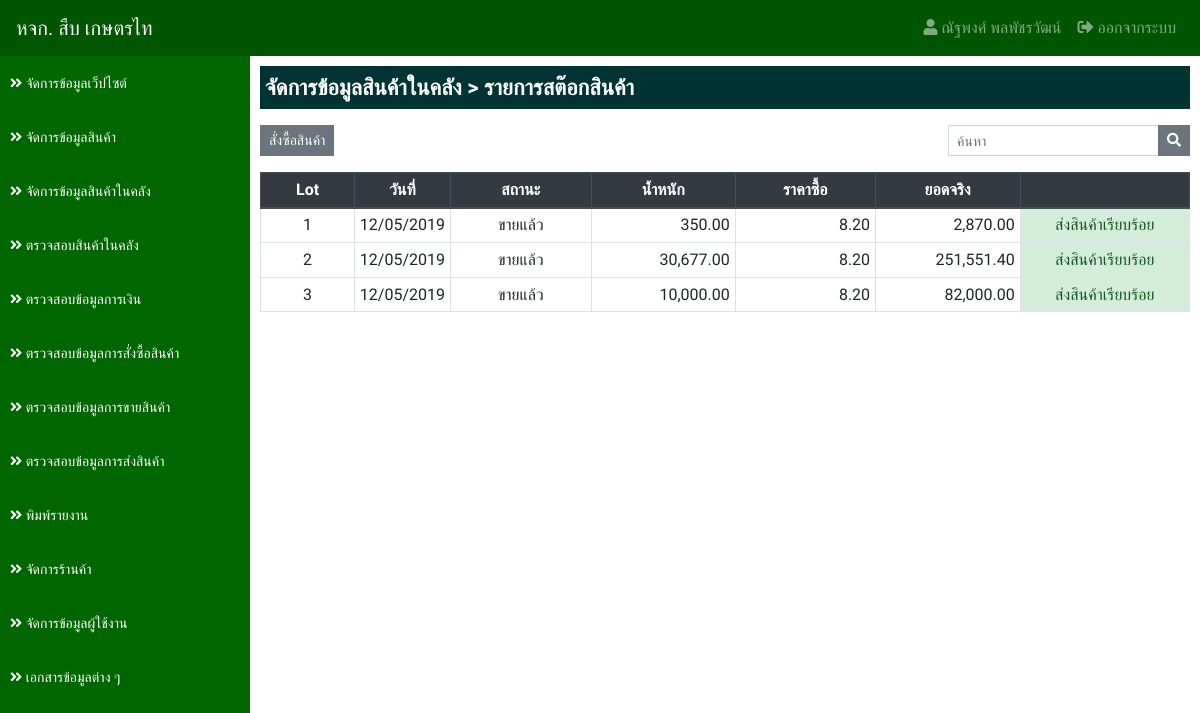
Page /?app=stock&action=manage_stock_list&id=3 (signed in) on the earlier database version.
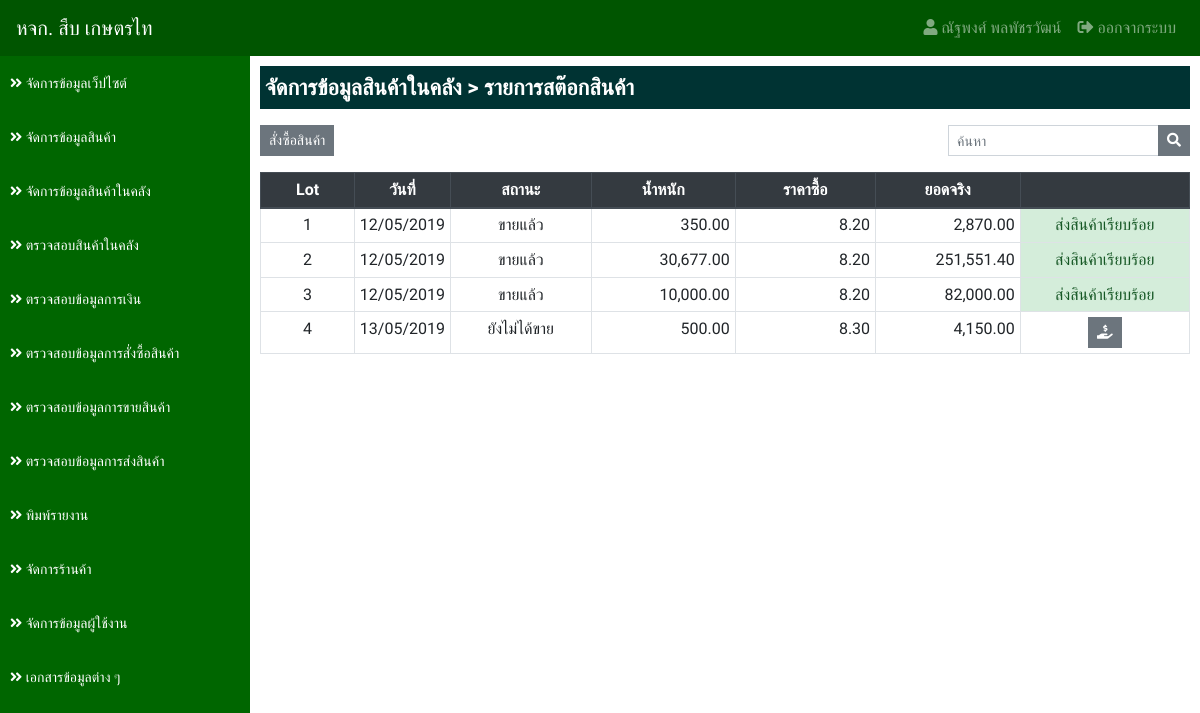
Same page on the later database version.
### tables this page shows
CREATE TABLE `lot_tb` (
  `lot_id` int(11) NOT NULL,
  `products_id` int(11) NOT NULL COMMENT 'รหัสสินค้า',
  `lot_date` date NOT NULL COMMENT 'วันที่ซื้อสินค้า',
  `lot_weight` decimal(10,2) NOT NULL COMMENT 'น้ำหนัก',
  `lot_price_buy` decimal(10,2) NOT NULL COMMENT 'ราคาซื้อ',
  `store_buy_id` int(11) NOT NULL COMMENT 'ซื้อกับ',
  `lot_price_sale` decimal(10,2) NOT NULL COMMENT 'ราคาขาย',
  `lot_date_sale` date NOT NULL COMMENT 'วันที่ขาย',
  `store_sale_id` int(11) NOT NULL COMMENT 'ขายให้กับ',
  `lot_status` int(1) NOT NULL DEFAULT '1' COMMENT 'สถานะ 1.ยังไม่ได้ขาย 2.ขายแล้ว',
  `lot_transfer` int(1) NOT NULL DEFAULT '1' COMMENT 'สถานะการส่ง 1.ยังไม่ได้ส่ง 2.ส่งเรียบร้อยแล้ว',
  `lot_transfer_date` date NOT NULL COMMENT 'วันที่ส่งสินค้า',
  `lot_other` decimal(10,2) NOT NULL COMMENT 'ค่ากรรมกร',
  `lot_fitby` int(11) NOT NULL COMMENT 'ผู้บันทึก',
  `lot_fitdate` datetime NOT NULL COMMENT 'บันทึกเมื่อ'
);

### applications/connect_db.php (called while the page is built, shortened)
<?php
    $serveName      = "localhost";
    $userConect     = "root";
    $passConnect    = "";
    $DB             = "sub_data";
    $conn           = new mysqli($serveName, $userConect, $passConnect, $DB);
    $conn->set_charset("utf8");
    $statusLot      = array('', 'ยังไม่ได้ขาย', 'ขายแล้ว');
    function select_db($sql) {
        Global $conn;
        return $conn->query($sql);
    }
?>

### applications/stock/manage_stock_list.php (the view, shortened to what this page needs)
<?php
    $id = $_GET['id'];
    $result = select_db("
        SELECT
            *
        FROM
            lot_tb
        WHERE
            products_id = '$id'
    ");
?>
<div class="detail">
    <p class="title">จัดการข้อมูลสินค้าในคลัง > รายการสต๊อกสินค้า</p>
    <div class="row mt-2">
        <div class="col-sm-6"><a href="?app=stock&action=manage_stock_buy&id=<?=$id?>" class="btn btn-secondary btn-sm">สั่งซื้อสินค้า</a></div>
        <div class="col-sm-6">
            <form action="" class="form-inline float-right">
                <div class="input-group mb-3">
                    <input type="text" class="form-control form-control-sm" placeholder="ค้นหา" aria-label="ค้นหา" aria-describedby="button-addon2">
                    <div class="input-group-append">
                        <button class="btn btn-secondary btn-sm" type="button" id="button-addon2"><i class="fas fa-search"></i></button>
                    </div>
                </div>
            </form>
        </div>
    </div>
    <table class="table table-bordered table-hover table-sm">
        <thead class="thead-dark">
            <tr>
                <th class="text-center" style="width: 100px">Lot</th>
                <th class="text-center" >วันที่</th>
                <th class="text-center" style="width: 150px">สถานะ</th>
                <th class="text-center" style="width: 150px">น้ำหนัก</th>
                <th class="text-center" style="width: 150px">ราคาซื้อ</th>
                <th class="text-center" style="width: 150px">ยอดจริง</th>
                <th class="text-center" style="width: 180px"></th>
            </tr>
        </thead>
        <tbody>
        <?php
        if ($result->num_rows > 0) {
            $i = 1;
            while($row = $result->fetch_assoc()) {
        ?>
            <tr>
                <td class="text-center"><?=$i?></td>
                <td class="text-center"><?=date_format(date_create($row['lot_date']),"d/m/Y")?></td>
                <td class="text-center"><?=$statusLot[$row['lot_status']]?></td>
                <td class="text-right"><?=number_format($row['lot_weight'],2)?></td>
                <td class="text-right"><?=number_format($row['lot_price_buy'],2)?></td>
                <td class="text-right"><?=number_format($row['lot_weight']*$row['lot_price_buy'],2)?></td>
                <td class="text-center <?php if ($row['lot_transfer'] == 2) {echo "alert-success";}?>">
                    <?php if ($row['lot_status'] == 1 && $row['lot_transfer'] == 1) { ?>
                        <a href="?app=stock&action=manage_stock_sale&id=<?=$id?>&lot_id=<?=$row['lot_id']?>" class="btn btn-sm btn-secondary" title="ขายสินค้า"><i class="fas fa-hand-holding-usd"></i></a>
                    <?php } else {
                        echo "ส่งสินค้าเรียบร้อย";
                    } ?>
                </td>
            </tr>
        <?php $i++;}} else { ?>
            <tr>
                <td class="text-center" colspan="7">ไม่มีข้อมูล</td>
            </tr>
        <?php } ?>
        </tbody>
    </table>
</div>

Differences in the rows shown:
added lot_tb: lot_date "13/05/2019", lot_status "ยังไม่ได้ขาย", lot_weight "500.00", lot_price_buy "8.30", $row['lot_weight']*$row['lot_price_buy'] "4,150.00", lot_transfer 1 (drawn)
